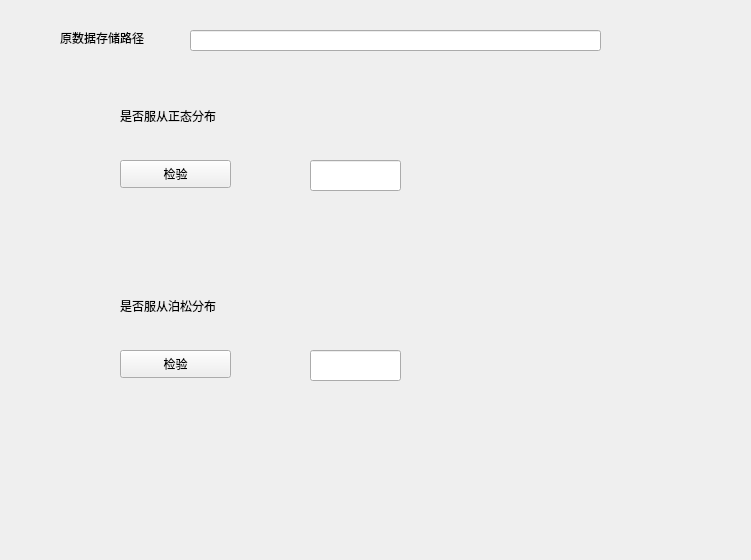
<?xml version="1.0" encoding="UTF-8"?>
<ui version="4.0">
 <class>FenbuhanshuNihe_Form</class>
 <widget class="QWidget" name="FenbuhanshuNihe_Form">
  <property name="geometry">
   <rect>
    <x>0</x>
    <y>0</y>
    <width>751</width>
    <height>560</height>
   </rect>
  </property>
  <property name="windowTitle">
   <string>分布函数拟合</string>
  </property>
  <widget class="QLabel" name="label">
   <property name="geometry">
    <rect>
     <x>60</x>
     <y>30</y>
     <width>111</width>
     <height>16</height>
    </rect>
   </property>
   <property name="text">
    <string>原数据存储路径</string>
   </property>
  </widget>
  <widget class="QLineEdit" name="lineEdit">
   <property name="geometry">
    <rect>
     <x>190</x>
     <y>30</y>
     <width>411</width>
     <height>21</height>
    </rect>
   </property>
  </widget>
  <widget class="QWidget" name="widget" native="true">
   <property name="geometry">
    <rect>
     <x>60</x>
     <y>80</y>
     <width>531</width>
     <height>151</height>
    </rect>
   </property>
   <widget class="QPushButton" name="pushButton">
    <property name="geometry">
     <rect>
      <x>60</x>
      <y>80</y>
      <width>111</width>
      <height>28</height>
     </rect>
    </property>
    <property name="text">
     <string>检验</string>
    </property>
   </widget>
   <widget class="QLabel" name="label_2">
    <property name="geometry">
     <rect>
      <x>60</x>
      <y>20</y>
      <width>151</width>
      <height>31</height>
     </rect>
    </property>
    <property name="text">
     <string>是否服从正态分布</string>
    </property>
   </widget>
   <widget class="QLineEdit" name="lineEdit_2">
    <property name="geometry">
     <rect>
      <x>250</x>
      <y>80</y>
      <width>91</width>
      <height>31</height>
     </rect>
    </property>
   </widget>
  </widget>
  <widget class="QWidget" name="widget_2" native="true">
   <property name="geometry">
    <rect>
     <x>60</x>
     <y>270</y>
     <width>531</width>
     <height>151</height>
    </rect>
   </property>
   <widget class="QPushButton" name="pushButton_2">
    <property name="geometry">
     <rect>
      <x>60</x>
      <y>80</y>
      <width>111</width>
      <height>28</height>
     </rect>
    </property>
    <property name="text">
     <string>检验</string>
    </property>
   </widget>
   <widget class="QLabel" name="label_3">
    <property name="geometry">
     <rect>
      <x>60</x>
      <y>20</y>
      <width>151</width>
      <height>31</height>
     </rect>
    </property>
    <property name="text">
     <string>是否服从泊松分布</string>
    </property>
   </widget>
   <widget class="QLineEdit" name="lineEdit_3">
    <property name="geometry">
     <rect>
      <x>250</x>
      <y>80</y>
      <width>91</width>
      <height>31</height>
     </rect>
    </property>
   </widget>
  </widget>
 </widget>
 <resources/>
 <connections/>
</ui>
